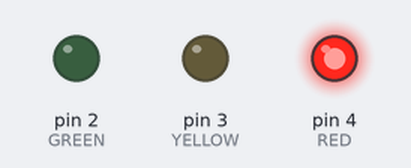
Bench run of a sketch on a simulated Arduino Uno, built with avr-gcc and run on an emulated ATmega328P. Parts: output pins drawn as LEDs (lit = HIGH).

Above: at 7.5 s.
At 16.0 s:
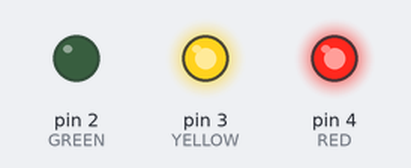
At 24.5 s:
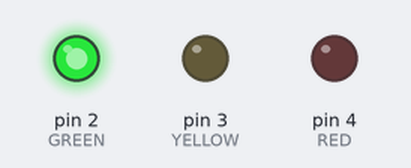
At 32.2 s:
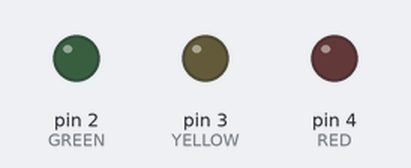
At 37.0 s:
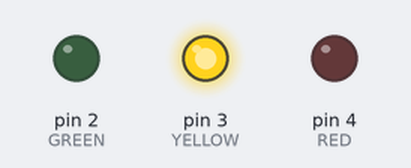
Timing chart, 0 to 49.4 s (numbered marks = the images above):
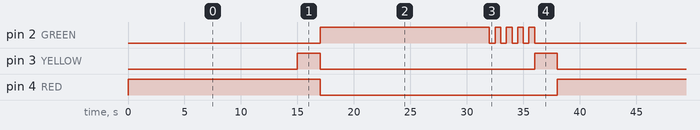

The sketch:

ampel.ino
```cpp
const uint8_t RED = 4;
const uint8_t YELLOW = 3;
const uint8_t GREEN = 2;

void setup()
{
  pinMode(RED, OUTPUT);
  pinMode(YELLOW, OUTPUT);
  pinMode(GREEN, OUTPUT);
}

void loop()
{
  // Red for 15 seconds
  digitalWrite(RED, HIGH);
  delay(15000);
  // Red and Yellow for 2 seconds
  digitalWrite(YELLOW, HIGH);
  delay(2000);
  // Green for 15 seconds
  digitalWrite(RED, LOW);
  digitalWrite(YELLOW, LOW);
  digitalWrite(GREEN, HIGH);
  delay(15000);

  // Flashing Green 4 times
  for(int i = 0; i < 4; i++) {
    digitalWrite(GREEN, LOW);
    delay(500);
    digitalWrite(GREEN, HIGH);
    delay(500);
  }
  // Yellow for 2 seconds
  digitalWrite(GREEN, LOW);
  digitalWrite(YELLOW, HIGH);
  delay(2000);
  digitalWrite(YELLOW,LOW);
}
```

Measured:
- by itself, pin 2 (GREEN): repeats every 38.0 s: 4 × (LOW 0.50 s, HIGH 0.50 s), LOW 19.0 s, HIGH 15.0 s
- by itself, pin 3 (YELLOW): repeats every 38.0 s: LOW 19.0 s, HIGH 2.0 s, LOW 15.0 s, HIGH 2.0 s
- by itself, pin 4 (RED): alternates HIGH for 17.0 s and LOW for 21.0 s
